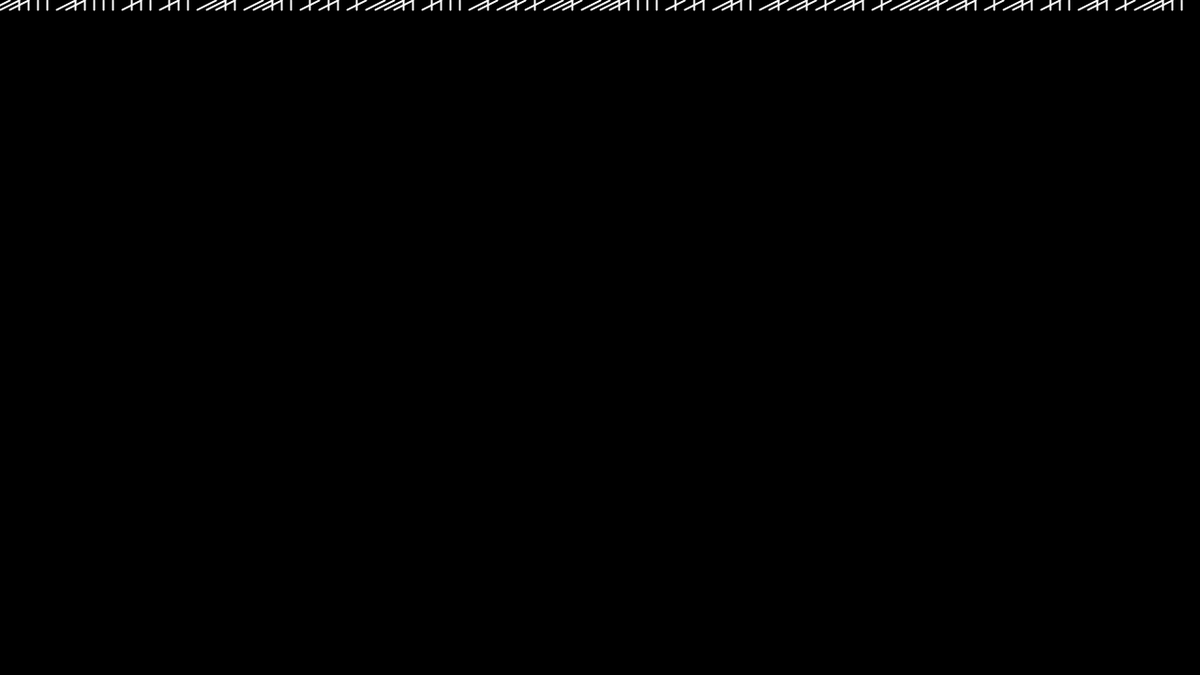
Frame 1 (no input)
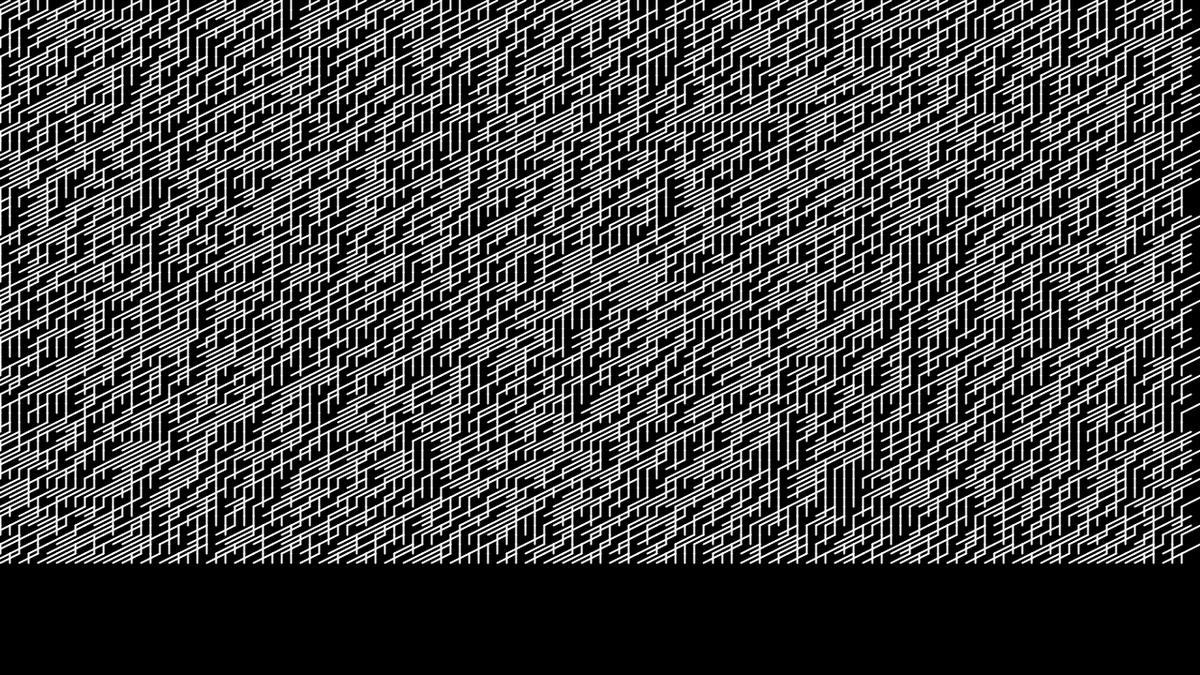
Frame 60 (the mouse pressed at the canvas centre just before this capture)
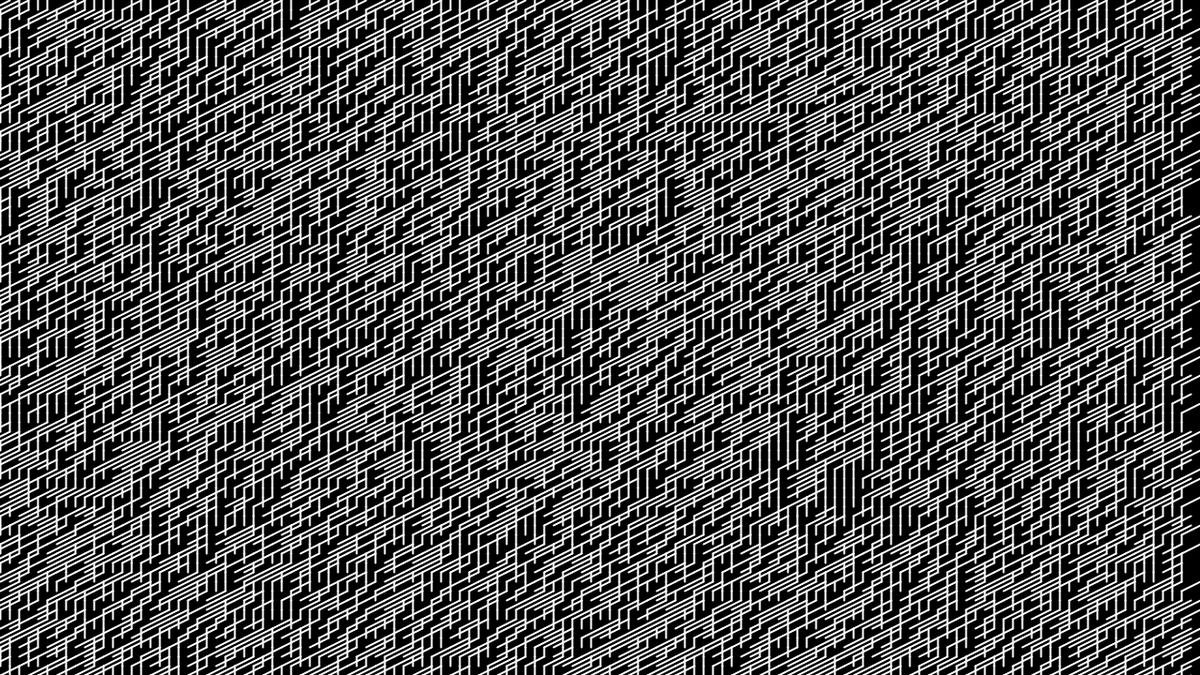
Frame 120 (the mouse held since frame 60 and released just before this capture)

The Processing sketch that drew these frames (run headless with seeded random() and noise(); from frame 60 on, the mouse is pressed at the canvas centre):

// Processing sketch: Pattern_01
// ── Pattern_01.pde
int Combinations[] = new int[]{-1,1};

int step=10;
int y=0;

void setup(){
  size(1280, 720);
  background(0);
  stroke(255);
  strokeWeight(2);
}

void draw(){ 
  for(int x=0;x<width;x+=step){
    line(Combinations[(int)random(2)]*step+x, y, Combinations[(int)random(1)]*step+x, y+step);
  }
  y+=step;
}
